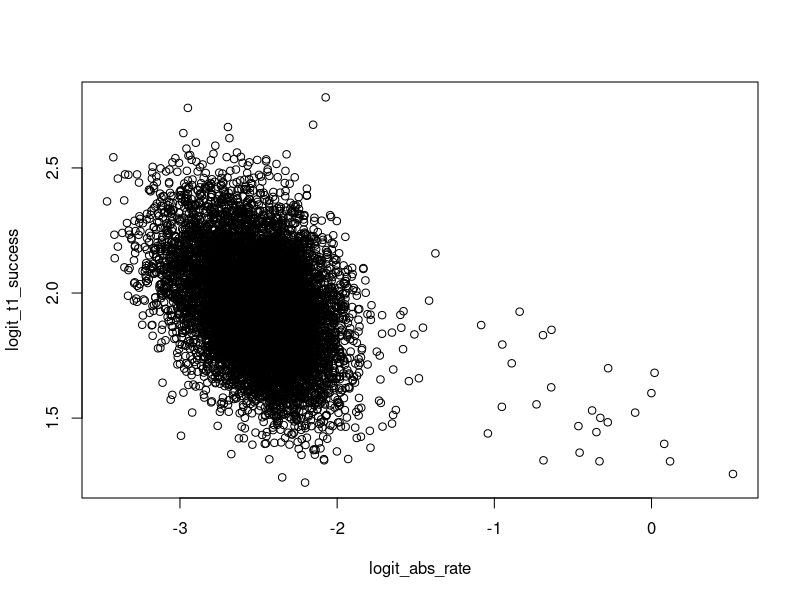
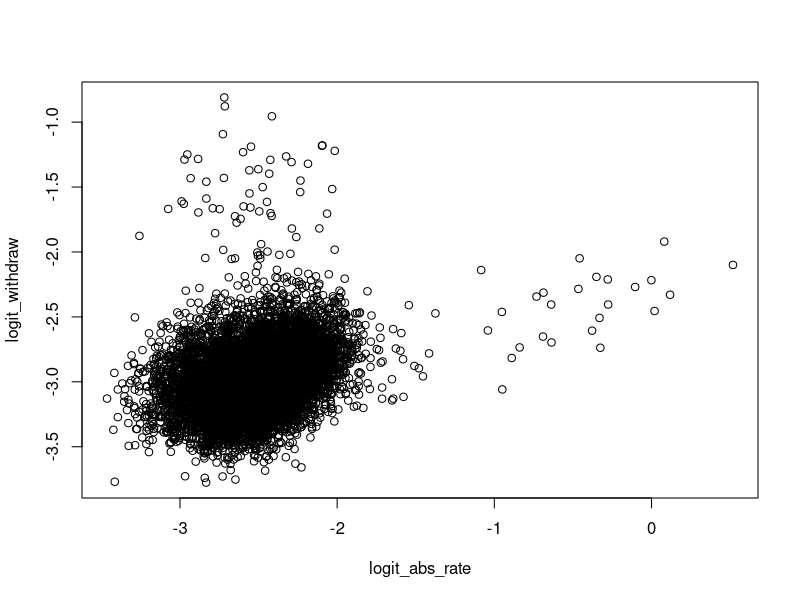
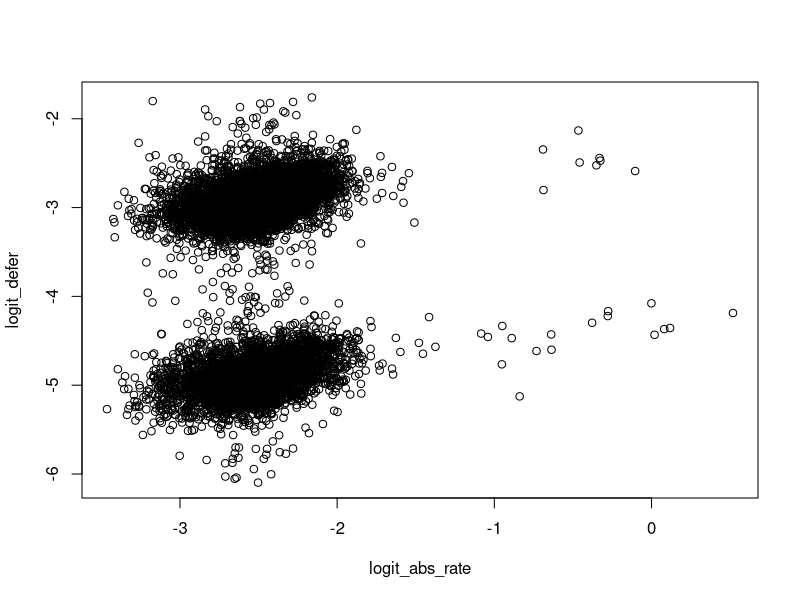
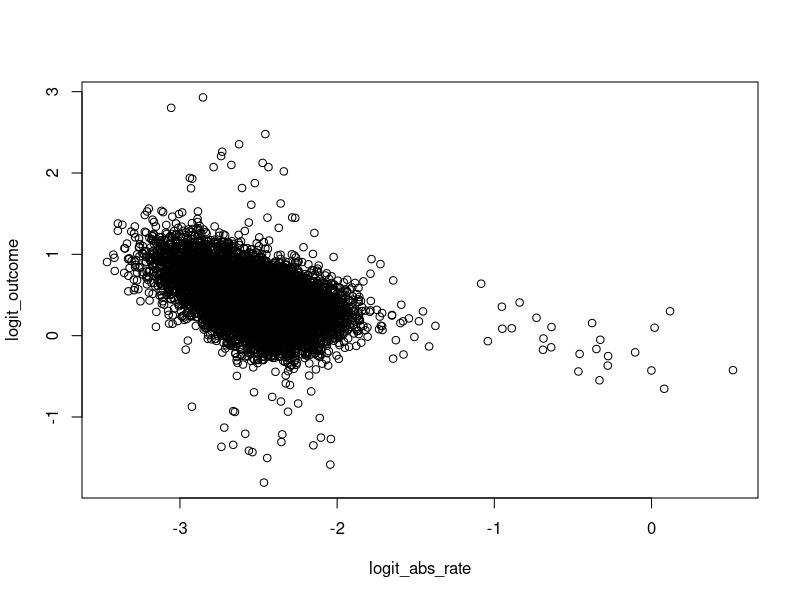

The R script that drew these images, in order: (Note: this script raises an error after producing the figures.)
library(dplyr)
library(vcd)
library(vcdExtra)
library(gam)
library(car)
library(effects)

expit <- function(x) exp(x)/ (1 + exp(x))
expit_prob <- function(x) c(expit(x), 1 - expit(x))
random_binary_from_logits <- function(lgt) {
  factor(sapply(lgt, function(x) {
    sample(c(TRUE, FALSE)
           , size = 1
           , prob = expit_prob(x))
  }))}


acad_data <- function() {
  set.seed(2024)
  
  year_intake <- c(2014, 2015)
  faculty_business <- c("fin", "law"
                        , "mgmt", "hsp"
                        , "hr")
  nat <- c("dom", "int")
  fin <- c("self", "spons")
  genders <- c("F", "M")
  quals <- c("dip", "dip-other", "hs", "hs-equiv")
  
  pois_parms <- expand.grid(year = year_intake
                            , faculty = faculty_business
                            , natmix = nat
                            , finance = fin
                            , gender = genders
                            , hqual = quals)
  
  reps <- 2 # 2 per year
  pois_parms <- pois_parms %>%
    # main effects
    mutate(lamb = ifelse(year == year_intake[1], 200, 250)
           , lamb = ifelse(gender == genders[1]
                           , lamb * 0.91
                           , lamb * 0.90)
           , lamb = ifelse(natmix == nat[1]
                           , lamb
                           , lamb * 0.15)
           , lamb = ifelse(finance == fin[1]
                           , lamb
                           , lamb * 0.1)
           # joint effects nat fin
           , lamb = ifelse(natmix == nat[2] & finance == fin[2]
                           , lamb
                           , lamb * 0.75)
           # joint effects nat year
           , lamb = ifelse(natmix == nat[2] & year == year_intake[2]
                           , lamb * 0.75
                           , lamb)
           
           # main effects
           , lamb = ifelse(faculty == faculty_business[2]
                           , lamb * 0.95
                           , lamb)
           , lamb = ifelse(faculty == faculty_business[3]
                           , lamb * 0.9
                           , lamb)
           , lamb = ifelse(faculty == faculty_business[4]
                           , lamb * 0.3
                           , lamb)
           , lamb = ifelse(faculty == faculty_business[5]
                           , lamb * 0.25
                           , lamb)
           
           # joint year faculty
           , lamb = ifelse(faculty == faculty_business[1] &
                             year == year_intake[1]
                           , lamb * 0.8
                           , lamb)
           , lamb = ifelse(faculty == faculty_business[2] &
                             year == year_intake[1]
                           , lamb * 0.75
                           , lamb)
           , lamb = ifelse(faculty == faculty_business[3] &
                             year == year_intake[1]
                           , lamb * 1.2
                           , lamb)
           , lamb = ifelse(faculty == faculty_business[4] &
                             year == 1.1
                           , lamb * 1.1
                           , lamb)
           # main effect
           , lamb = ifelse(hqual == quals[2]
                           , lamb * 0.25
                           , lamb)
           , lamb = ifelse(hqual == quals[3]
                           , lamb * 0.6
                           , lamb)
           , lamb = ifelse(hqual == quals[4]
                           , lamb * 0.7
                           , lamb)
           
           # joint effects quals and gender
           # gender quals
           , lamb = ifelse(gender == genders[1] &
                             hqual == quals[1]
                           , lamb * 0.9
                           , lamb)
           , lamb = ifelse(gender == genders[1] &
                             hqual == quals[2]
                           , lamb * 0.75
                           , lamb)
           , lamb = ifelse(gender == genders[2] &
                             faculty == faculty_business[1]
                           , lamb * 0.9
                           , lamb)
           , lamb = ifelse(gender == genders[1] &
                             faculty == faculty_business[3]
                           , lamb * 0.9
                           , lamb)
           , lamb = ifelse(gender == genders[2] &
                             faculty == faculty_business[5]
                           , lamb * 0.8
                           , lamb)
           
           # joint effects quals and faculty
           , lamb = ifelse(faculty == faculty_business[1] &
                             hqual == quals[1]
                           , lamb * 0.8
                           , lamb)
           , lamb = ifelse(faculty == faculty_business[1] &
                             hqual == quals[2]
                           , lamb * 0.75
                           , lamb)
           , lamb = ifelse(faculty == faculty_business[1] &
                             hqual == quals[3]
                           , lamb * 1.1
                           , lamb)
           , lamb = ifelse(faculty == faculty_business[2] &
                             hqual == quals[3]
                           , lamb
                           , lamb * 0.95)
           , lamb = ifelse(faculty == faculty_business[2] &
                             hqual == quals[4]
                           , lamb
                           , lamb * 0.95)
           , lamb = ifelse(faculty == faculty_business[3] &
                             hqual == quals[1]
                           , lamb * 0.9
                           , lamb)
           , lamb = ifelse(faculty == faculty_business[3] &
                             hqual == quals[2]
                           , lamb * 0.95
                           , lamb)
           , lamb = ifelse(faculty == faculty_business[3] &
                             hqual == quals[3]
                           , lamb * 0.8
                           , lamb)
           , lamb = ifelse(faculty == faculty_business[3] &
                             hqual == quals[4]
                           , lamb * 0.75
                           , lamb)
           , lamb = ifelse(faculty == faculty_business[4] &
                             hqual == quals[1]
                           , lamb
                           , lamb * 0.9)
           , lamb = ifelse(faculty == faculty_business[4] &
                             hqual == quals[2]
                           , lamb * 0.95
                           , lamb)
           , lamb = ifelse(faculty == faculty_business[4] &
                             hqual == quals[3]
                           , lamb * 0.8
                           , lamb)
           , lamb = ifelse(faculty == faculty_business[4] &
                             hqual == quals[4]
                           , lamb * 0.75
                           , lamb)
           , lamb = ifelse(faculty == faculty_business[5] &
                             hqual == quals[1]
                           , lamb * 0.95
                           , lamb)
           , lamb = ifelse(faculty == faculty_business[5] &
                             hqual == quals[2]
                           , lamb * 0.9
                           , lamb)
           , lamb = ifelse(faculty == faculty_business[5] &
                             hqual == quals[3]
                           , lamb * 0.75
                           , lamb)
           , lamb = ifelse(faculty == faculty_business[5] &
                             hqual == quals[4]
                           , lamb * 0.7
                           , lamb)

           # joint effects year and quals and faculty
           , lamb = ifelse(faculty == faculty_business[1] &
                             hqual == quals[1] &
                             year == year_intake[1]
                           , lamb * 0.8
                           , lamb)
           , lamb = ifelse(faculty == faculty_business[1] &
                             hqual == quals[2] &
                             year == year_intake[1]
                           , lamb * 0.4
                           , lamb)
           , lamb = ifelse(faculty == faculty_business[1] &
                             hqual == quals[3] &
                             year == year_intake[1]
                           , lamb * 1.1
                           , lamb)
           , lamb = ifelse(faculty == faculty_business[2] &
                             hqual == quals[1] &
                             year == year_intake[1]
                           , lamb * 0.9
                           , lamb)
           , lamb = ifelse(faculty == faculty_business[2] &
                             hqual == quals[2] &
                             year == year_intake[1]
                           , lamb * 0.6
                           , lamb)
           # joint effects natmix, finance and qual
           , lamb = ifelse(natmix == nat[2] &
                             hqual == quals[1]
                           , lamb * 0.65
                           , lamb)
           , lamb = ifelse(natmix == nat[2] &
                             hqual == quals[2]
                           , lamb * 0.25
                           , lamb)
           , lamb = ifelse(natmix == nat[2] &
                             hqual == quals[4]
                           , lamb * 0.8
                           , lamb)
           , lamb = ifelse(finance == fin[2] &
                             hqual == quals[1]
                           , lamb * 0.6
                           , lamb)
           , lamb = ifelse(finance == fin[2] &
                             hqual == quals[2]
                           , lamb * 0.5
                           , lamb)
           , lamb = ifelse(finance == fin[2] &
                             hqual == quals[4]
                           , lamb * 0.8
                           , lamb)
           , lamb = ifelse(natmix == nat[2] &
                             faculty == faculty_business[1]
                           , lamb * 0.8
                           , lamb)
           , lamb = ifelse(natmix == nat[2] &
                             faculty == faculty_business[2]
                           , lamb * 0.9
                           , lamb)
           , lamb = ifelse(natmix == nat[2] &
                             faculty == faculty_business[3]
                           , lamb * 1.2
                           , lamb)
           , lamb = ifelse(finance == fin[2] &
                             hqual %in% quals[3:4] &
                             faculty %in% faculty_business[1:2]
                           , lamb * 1.3
                           , lamb)
           , lamb = ifelse(finance == fin[1] &
                             hqual %in% quals[3:4] &
                             faculty %in% faculty_business[1:2]
                           , lamb * 1.1
                           , lamb)
           , lamb = ifelse(finance == fin[2] &
                             hqual %in% quals[3:4] &
                             faculty %in% faculty_business[3]
                           , lamb * 1.1
                           , lamb)
           , lamb = ifelse(natmix == nat[2] &
                             hqual %in% quals[2] &
                             faculty %in% faculty_business[4:5]
                           , lamb * 0.7
                           , lamb)
           , lamb = ifelse(natmix == nat[1] &
                             hqual %in% quals[1:2] &
                             faculty %in% faculty_business[4:5]
                           , lamb * 1.2
                           , lamb)
    )
  
  students <- 1:nrow(pois_parms) # minimum 1
  for (i in 1:nrow(pois_parms)) {
    students <- c(students
                  , rep(i, sum(rpois(reps
                                     , pois_parms$lamb[i]))))
  }
  
  Freq <- table(students)
  students <- cbind(pois_parms, Freq)
  students <- expand.dft(students)
  
  n <- nrow(students)
  
  students <- students %>%
    mutate(year = factor(year)
           , logit_abs_rate = -3.178 +
             0.1 * (finance == fin[1]) +
             0.2 * (natmix == nat[1]) +
             0.1 * (hqual == quals[1]) +
             0.15 * (hqual == quals[2]) +
             0.075 * (hqual == quals[4]) +
             0.1 * (gender == genders[2]) +
             0.15 * (faculty == faculty_business[3]) +
             0.2 * (faculty == faculty_business[4]) +
             0.05 * (faculty == faculty_business[5]) +
             0.2 * (finance == fin[1] & natmix == nat[1]) +
             0.1 * (hqual %in% quals[1:2] & gender == genders[2]) +
             0.05 * (faculty == faculty_business[3] & gender == genders[2]) +
             0.075 * (faculty == faculty_business[4] & gender == genders[2]) +
             0.05 * (faculty == faculty_business[2] & gender == genders[2] & finance == fin[1]) +
             -0.05 * (faculty == faculty_business[5] & gender == genders[1] & finance == fin[1]) +
             rnorm(n, sd = 0.15) +
             sample(c(TRUE, FALSE) # create some outliers
                    , size = n
                    , prob = expit_prob(-5.5) # 0.005, 0.995
                    , replace = TRUE) * runif(n, 0, 2.5) +
             (sample(c(TRUE, FALSE) # create some outliers, based on gender (more females had caring at home)
                     , size = n
                     , prob = expit_prob(-4.5) # 0.01, 0.99
                     , replace = TRUE) & gender == genders[1]) * runif(n, 0, 1)
           , abs_rate = expit(logit_abs_rate)
           , logit_t1_success = 2 +
             (logit_abs_rate + abs(min(logit_abs_rate))) * -0.2 +
             0.05 * (gender == genders[1]) +
             0.22 * (faculty == faculty_business[3]) +
             0.15 * (faculty == faculty_business[5]) +
             0.05 * (faculty == faculty_business[5] & gender == genders[1]) +
             0.05 * (hqual == quals[3]) +
             -0.05 * (hqual == quals[2]) +
             0.05 * (hqual == quals[4]) +
             0.1 * (finance == fin[1] & natmix == nat[2]) +
             0.1 * (finance == fin[2] & natmix == nat[1]) +
             rnorm(n, sd = 0.15) +
             sample(c(TRUE, FALSE) # create some outliers
                    , size = n
                    , prob = c(0.01, 0.99)
                    , replace = TRUE) * runif(n, 0, 0.5)
           , t1_success = random_binary_from_logits(logit_t1_success)
           , logit_withdraw = -3.5 +
             (logit_abs_rate + abs(min(logit_abs_rate))) * 0.25 +
             0.3 * (t1_success == FALSE) +
             0.15 * (natmix == nat[2]) +
             0.2 * (gender == genders[2]) +
             0.05 * (faculty == faculty_business[2]) +
             0.1 * (faculty == faculty_business[3]) +
             0.15 * (faculty == faculty_business[1]) +
             0.05 * (faculty == faculty_business[5] & gender == genders[2]) +
             0.05 * (hqual == quals[1]) +
             0.1 * (hqual == quals[2]) +
             0.1 * (finance == fin[1] & natmix == nat[2]) +
             rnorm(n, sd = 0.15) +
             sample(c(TRUE, FALSE) # create some outliers
                    , size = n
                    , prob = c(0.01, 0.99)
                    , replace = TRUE) * runif(n, 0, 2)
           , withdraw = random_binary_from_logits(logit_withdraw)
           , logit_defer = -3 +
             (logit_abs_rate + abs(min(logit_abs_rate))) * 0.25 +
             0.1 * (t1_success == FALSE) +
             0.2 * (natmix == nat[2]) +
             -0.15 * (gender == genders[1]) +
             -0.1 * (faculty == faculty_business[2]) +
             -0.15 * (faculty == faculty_business[1]) +
             -0.1 * (faculty == faculty_business[5] & gender == genders[1]) +
             -0.05 * (hqual == quals[1]) +
             -0.075 * (hqual == quals[2]) +
             -0.1 * (finance == fin[1] & natmix == nat[2]) +
             -2 * (year == year_intake[1]) + # most of the earlier year defferals have passed through by now
             rnorm(n, sd = 0.15) +
             sample(c(TRUE, FALSE) # create some outliers
                    , size = n
                    , prob = expit_prob(-3.5) # 0.02, 0.98
                    , replace = TRUE) * runif(n, -1, 1) +
             (sample(c(TRUE, FALSE) # create some outliers, based on gender (more females had caring at home)
                     , size = n
                     , prob = expit_prob(-3.5) # 0.02, 0.98
                     , replace = TRUE) & gender == genders[1]) * runif(n, 0, 1)
           , defer = random_binary_from_logits(logit_defer)
           , logit_outcome = expit(1.1) + # 65% baseline
             (logit_abs_rate + abs(min(logit_abs_rate))) * -0.25 +
             0.125 * (t1_success == TRUE) +
             -0.125 * (t1_success == FALSE) +
             0.1 * (natmix == nat[2]) +
             -0.05 * (natmix == nat[1]) +
             0.025 * (gender == genders[1]) +
             -0.025 * (gender == genders[2]) +
             0.15 * (faculty == faculty_business[4]) +
             0.1 * (faculty == faculty_business[3]) +
             -0.05 * (faculty == faculty_business[2]) +
             -0.1 * (faculty == faculty_business[1]) +
             0.05 * (faculty == faculty_business[5] & gender == genders[2]) +
             -0.1 * (faculty == faculty_business[1] & gender == genders[2]) +
             0.075 * (hqual == quals[3]) +
             0.05 * (hqual == quals[4]) +
             -0.05 * (hqual == quals[2]) +
             0.1 * (finance == fin[2]) +
             0.05 * (natmix == nat[2]) +
             -0.1 * (finance == fin[1]) +
             -0.1 * (natmix == nat[1]) +
             0.05 * (finance == fin[2] & natmix == nat[2]) +
             0.05 * ((faculty == faculty_business[4] | faculty == faculty_business[3]) & gender == genders[1]) +
             -0.075 * (faculty == faculty_business[2] & hqual == quals[1]) +
             -0.1 * (faculty == faculty_business[2] & hqual == quals[2]) +
             -0.1 * (faculty == faculty_business[1] & hqual %in% quals[1:2]) +
             0.15 * (faculty == faculty_business[1] & hqual == quals[3]) +
             0.1 * (faculty == faculty_business[1] & hqual == quals[4]) +
             0.025 * (faculty == faculty_business[5] & gender == genders[1] & finance == fin[1]) +
             rnorm(n, sd = 0.15) +
             sample(c(TRUE, FALSE) # create some outliers
                    , size = n
                    , prob = c(0.01, 0.99)
                    , replace = TRUE) * runif(n, -2, 2)
            , outcome = factor(case_when(withdraw == TRUE ~ "wthdr"
                                        # , defer == TRUE ~ "defer"
                                        , expit(logit_outcome) > 0.70 ~ "dist"
                                        , expit(logit_outcome) > 0.625 ~ "merit"
                                        , expit(logit_outcome) > 0.50 ~ "pass"
                                        , TRUE ~ "fail"
           ))
           , grad = factor(ifelse(outcome %in% c("pass", "merit", "dist")
                                  , TRUE, FALSE))
           
    )
  return(students)
}

students <- acad_data()

nrow(students)
prop.table(with(students
                , table(year, outcome))[, c(1, 3, 4, 2, 5)]
           , 1)

prop.table(with(students #[students$outcome != "defer", ]
                , table(year, grad)), 1)
prop.table(with(students#[students$outcome != "defer", ]
                , table(faculty, grad)), 1)
prop.table(with(students#[students$outcome != "defer", ]
                , table(hqual, grad)), 1)



plot(logit_t1_success~logit_abs_rate, data = students)
plot(logit_withdraw~logit_abs_rate, data = students)
plot(logit_defer~logit_abs_rate, data = students)
plot(logit_outcome~logit_abs_rate, data = students)
plot(logit_outcome~gender, data = students)
plot(logit_outcome~natmix, data = students)
plot(logit_outcome~finance, data = students)
plot(logit_outcome~hqual, data = students)
plot(logit_outcome~faculty, data = students)
plot(logit_outcome~year, data = students)

mosaic(with(students
            , table(year, outcome))[, c(1, 3, 4, 2, 5)]#[, c(2, 4, 5, 3, 1, 6)]
       , shade = TRUE
       , rot_labels = c(45, 0, 0, 90))

prop.table(with(students
                , table(year, outcome))[, c(1, 3, 4, 2, 5)]#[, c(2, 4, 5, 3, 1, 6)]
           )

# mosaic(with(students[students$outcome != "defer", ]
#             , table(year, outcome))[, c(2, 4, 5, 3, 1, 6)]
#        , shade = TRUE)

mosaic(with(students#[students$outcome != "defer", ]
            , table(year, grad))
       , shade = TRUE
       , rot_labels = c(0, 45, 0, 90))

prop.table(with(students#[students$outcome != "defer", ]
                , table(year, grad)), 1)

prop.table(with(students#[students$outcome != "defer", ]
                , table(hqual, grad)), 1)

mosaic(with(students#[students$outcome != "defer", ]
            , table(hqual, year))
       , shade = TRUE
       , rot_labels = c(0, 45, 0, 90))

mosaic(with(students#[students$outcome != "defer", ]
            , table(hqual, faculty, year))
       , shade = TRUE
       , rot_labels = c(0, 45, 0, 90))

mosaic(with(students[students$outcome != "defer", ]
            , table(hqual, faculty, grad, year))
       , shade = TRUE
       , rot_labels = c(0, 45, 0, 90))


mosaic(with(students[students$outcome != "defer", ]
            , table(year, grad, faculty))
       , shade = TRUE
       , rot_labels = c(0, 45, 0, 90))

mosaic(with(students, table(grad, faculty, year))
       , shade = TRUE
       , rot_labels = c(0, -90, 0, 90))

mosaic(with(students[students$outcome != "defer", ]
            , table(year, faculty, grad))
       , shade = TRUE
       , rot_labels = c(0, -90, 0, 90))


prop.table(with(students, table(grad, faculty, year)), 1:2)
prop.table(with(students[students$defer == FALSE, ]
                , table(grad, faculty, year)), 1:2)

mosaic(with(students[students$defer == FALSE, ]
            , table(grad, faculty, year))
       , shade = TRUE)
mosaic(with(students[students$defer == FALSE, ]
            , table(grad, faculty, year, hqual))
       , shade = TRUE
       , rot_labels = c(0, -90, 45, 90))


prop.table(with(students[students$defer == FALSE, ]
                , table(grad, faculty, year)), 1:2)

mosaic(with(students[students$defer == FALSE, ]
            , table(grad, hqual, year))
       , shade = TRUE)
prop.table(with(students[students$defer == FALSE, ]
                , table(grad, hqual, year)), 1:2)


mosaic(with(students[students$defer == FALSE, ]
            , table(faculty, hqual, year))
       , shade = TRUE)
prop.table(with(students[students$defer == FALSE, ]
                , table(faculty, hqual, year)), 1:2)



mosaic(structable(year~faculty, data = students), shade = TRUE)
mosaic(structable(hqual~faculty, data = students), shade = TRUE)
mosaic(structable(t1_success~faculty, data = students), shade = TRUE)
mosaic(structable(withdraw~faculty, data = students), shade = TRUE)
mosaic(structable(defer~faculty, data = students), shade = TRUE)

mosaic(with(students, table(natmix, finance)), shade = TRUE)
mosaic(with(students, table(natmix, finance, year))
       , shade = TRUE
       , rot_labels = c(0, 70, 0, 90))
mosaic(with(students, table(gender, year))
       , shade = TRUE)
mosaic(with(students, table(faculty, natmix))
       , shade = TRUE)
mosaic(with(students, table(faculty, finance))
       , shade = TRUE)
mosaic(with(students, table(faculty, natmix, year))
       , shade = TRUE
       , rot_labels = c(0, 45, 0, 90))
mosaic(with(students, table(faculty, finance, year))
       , shade = TRUE
       , rot_labels = c(0, 45, 0, 90))

mosaic(with(students, table(natmix, hqual)), shade = TRUE)
mosaic(with(students, table(finance, hqual)), shade = TRUE)
mosaic(with(students, table(gender, hqual)), shade = TRUE)
mosaic(with(students, table(faculty, hqual)), shade = TRUE)
mosaic(with(students, table(faculty, hqual, finance)), shade = TRUE)

mosaic(with(students, table(t1_success, hqual))
        , shade = TRUE)
mosaic(with(students, table(t1_success, faculty, gender))
       , shade = TRUE)
mosaic(with(students, table(t1_success, natmix))
       , shade = TRUE)
mosaic(with(students, table(t1_success, finance))
       , shade = TRUE)
mosaic(with(students, table(t1_success, year))
       , shade = TRUE)

mosaic(with(students, table(t1_success, withdraw))
       , shade = TRUE)
mosaic(with(students, table(faculty, withdraw))
       , shade = TRUE)
mosaic(with(students, table(faculty, outcome)[, c(2, 4, 5, 3, 1, 6)])
       , shade = TRUE)
mosaic(with(students, table(outcome, year, natmix)[c(2, 4, 5, 3, 1, 6), ,])
       , shade = TRUE)
mosaic(with(students, table(outcome, year)[c(2, 4, 5, 3, 1, 6) ,])
       , shade = TRUE)
mosaic(with(students, table(year, faculty, outcome)[, , c(2, 4, 5, 3, 1, 6)])
       , shade = TRUE)

mosaic(with(students, table(faculty, grad, year))
       , shade = TRUE
       , rot_labels = c(0, 45, 0, 90))

mosaic(with(students, table(grad, year))
       , shade = TRUE
       , rot_labels = c(0, 45, 0, 90))


summary(glm(grad~natmix+finance+year+faculty+hqual+t1_success+abs_rate
            , data=students
            , family = binomial))
summary(glm(grad~year+faculty
            , data=students
            , family = binomial))
summary(glm(grad~year*faculty
            , data=students
            , family = binomial))

glm1 <- glm(grad~year
            , data=students
            , family = binomial)
glm2 <- glm(grad~year+faculty
            , data=students
            , family = binomial)
glm3 <- glm(grad~year*faculty
            , data=students
            , family = binomial)
glm4 <- glm(grad~natmix+finance+year+faculty+hqual+t1_success+abs_rate
            , data=students
            , family = binomial)

preds <- factor(ifelse(predict(glm4, type = "response") > 0.5, TRUE, FALSE))
mean(preds == students$grad)
plot(Effect(c("faculty"
              , "hqual"
              , "year")
            , z.var = "year"
            , x.var = "hqual"
            , glm4)
     , multiline = TRUE
     , type = "response"
     , main = "Gender * Absence Rate * T1 Pass Rate"
     , xlab = "Pass Rate Term 1"
     , ylab = "P(Grad)"
     , rug = FALSE
     #, key.args = list(cex = 0.75)
     #, colors = myPalBrand
     )


gam1 <- glm(grad~year*faculty
            , data=students
            , family = binomial)
gam2 <- glm(grad~year+faculty
            , data=students
            , family = binomial)
gam3 <- glm(grad~natmix+finance+year+faculty+hqual+t1_success+abs_rate
            , data=students
            , family = binomial)


Anova(glm2, glm1)
library(psych)
